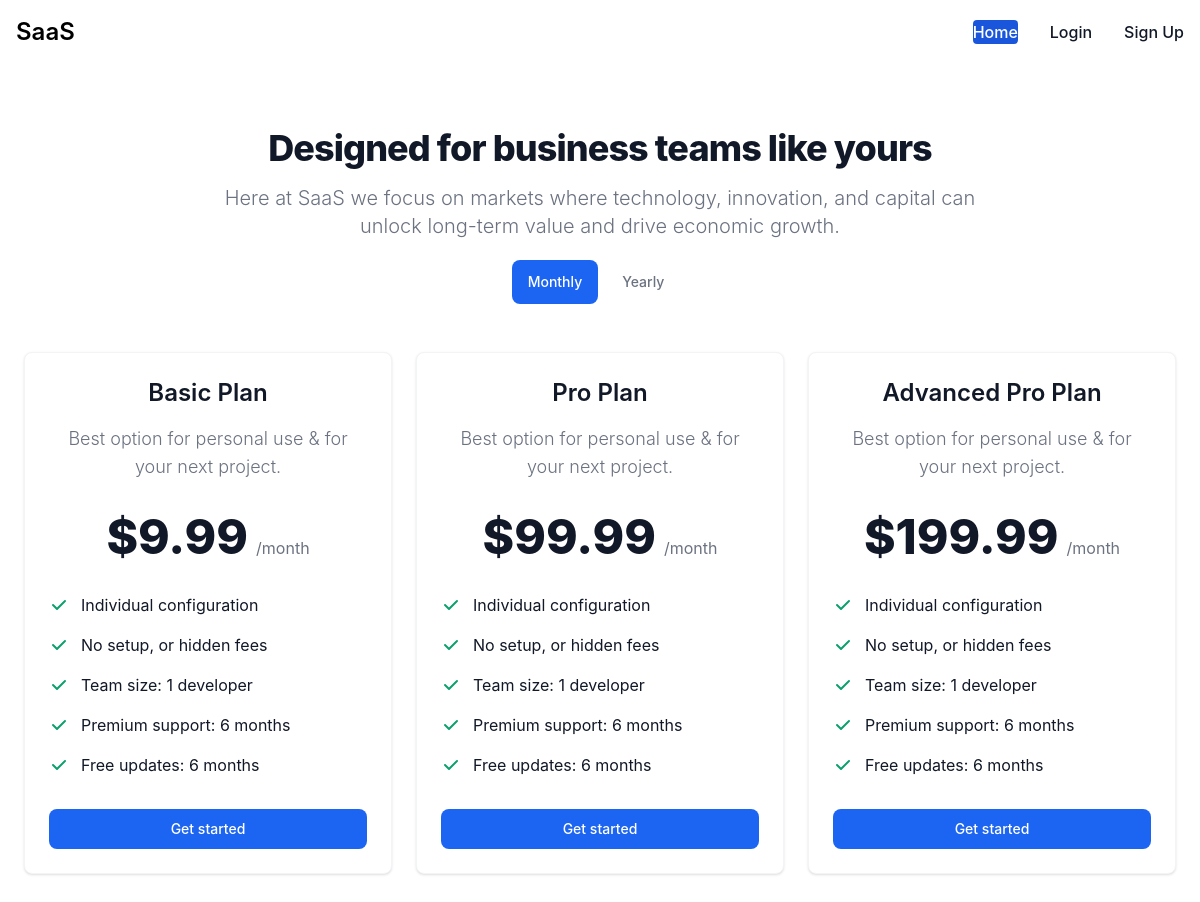
The page /pricing/ on the database its author committed.
### subscriptions/models.py (models this page shows, shortened)
class SubscriptionPrice(models.Model):
    class IntervalChoices(models.TextChoices):
        MONTHLY = "month", "Monthly"
        YEARLY = "year", "Yearly"
    subscription = models.ForeignKey(Subscription, on_delete=models.SET_NULL, null=True)
    stripe_id = models.CharField(max_length=120, blank=True, null=True)
    interval = models.CharField(max_length=120,
                                default= IntervalChoices.MONTHLY,
                                choices=IntervalChoices.choices
                            )
    price = models.DecimalField(decimal_places=2, max_digits=10, default=99.99)
    order = models.IntegerField(default=-1, help_text="Ordering on Django pricing page")
    featured = models.BooleanField(default=True, help_text="Featured on Django pricing page")
    updated = models.DateTimeField(auto_now=True)
    timestamp = models.DateTimeField(auto_now_add=True)
    class Meta:
        ordering = ["subscription__order", "order", "featured", "-updated"]
    def get_checkout_url(self):
        return reverse("sub-price-checkout", kwargs={"price_id": self.id})
    @property
    def display_features_list(self):
        if not self.subscription:
            return []
        return self.subscription.get_features_as_list()
    @property
    def display_sub_name(self):
        if not self.subscription:
            return "Plan"
        return self.subscription.name
    @property
    def display_sub_subtitle(self):
        if not self.subscription:
            return "Plan"
        return self.subscription.subtitle

class Subscription(models.Model):
    name = models.CharField(max_length=120)
    subtitle = models.TextField(blank=True, null=True)
    active = models.BooleanField(default=True)
    groups = models.ManyToManyField(Group)
    permissions = models.ManyToManyField(Permission,
    limit_choices_to={"content_type__app_label": "subscriptions", "codename__in": [x[0]for x in SUBSCRIPTION_PERMISSIONS]})
    stripe_id = models.CharField(max_length=120, blank=True, null=True)
    order = models.IntegerField(default=-1, help_text="Ordering on Django pricing page")
    featured = models.BooleanField(default=True, help_text="Featured on Django pricing page")
    updated = models.DateTimeField(auto_now=True)
    timestamp = models.DateTimeField(auto_now_add=True)
    features = models.TextField(help_text="Features for pricing, seperated by new line", blank=True, null=True)
    class Meta:
        ordering = ["order", "featured", "-updated"]
        permissions = SUBSCRIPTION_PERMISSIONS
    def get_features_as_list(self):
        if not self.features:
            return []
        return [x.strip() for x in self.features.split("\n")]

### subscriptions/views.py (the view)
# urls.py: path('pricing/', subscription_views.subscription_price_view, name='pricing'),
def subscription_price_view(request, interval="month"):
    qs = SubscriptionPrice.objects.filter(featured=True)
    inv_mo = SubscriptionPrice.IntervalChoices.MONTHLY
    inv_yr = SubscriptionPrice.IntervalChoices.YEARLY
    object_list = qs.filter(interval = inv_mo)
    url_path_name = "pricing_interval"
    mo_url = reverse(url_path_name, kwargs={"interval": inv_mo})
    yr_url = reverse(url_path_name, kwargs={"interval": inv_yr})
    active = inv_mo
    if interval == inv_yr:
        active = inv_yr
        object_list = qs.filter(interval = inv_yr)
    return render(request, "subscriptions/pricing.html", {
        "object_list": object_list,
        "mo_url": mo_url,
        "yr_url": yr_url,
        "active": active,
    })

### templates/subscriptions/pricing.html
{% extends 'base.html' %}
{% block content %}
<section class="bg-white dark:bg-gray-900">
    <div class="py-8 px-4 mx-auto max-w-screen-xl lg:py-16 lg:px-6">
        <div class="mx-auto max-w-screen-md text-center mb-8 lg:mb-12">
            <h2 class="mb-4 text-4xl tracking-tight font-extrabold text-gray-900 dark:text-white">Designed for business teams like yours</h2>
            <p class="mb-5 font-light text-gray-500 sm:text-xl dark:text-gray-400">Here at SaaS we focus on markets where technology, innovation, and capital can unlock long-term value and drive economic growth.</p>
            <div class="flex justify-center">
                <ul class="flex flex-wrap text-sm font-medium text-center text-gray-500 dark:text-gray-400">
                    <li class="me-2">
                        <a href="{{ mo_url }}" class="{% if active == 'month' %} inline-block px-4 py-3 text-white bg-blue-600 rounded-lg active {% else %} inline-block px-4 py-3 rounded-lg hover:text-gray-900 hover:bg-gray-100 dark:hover:bg-gray-800 dark:hover:text-white{% endif %}" aria-current="page">Monthly</a>
                    </li>
                    <li class="me-2">
                        <a href="{{ yr_url }}"  class="{% if active == 'year' %} inline-block px-4 py-3 text-white bg-blue-600 rounded-lg active {% else %}inline-block px-4 py-3 rounded-lg hover:text-gray-900 hover:bg-gray-100 dark:hover:bg-gray-800 dark:hover:text-white{% endif %}">Yearly</a>
                    </li>
                </ul>
            </div>
        </div>
        <div class="space-y-8 md:space-y-0 lg:grid lg:grid-cols-3 sm:gap-6 xl:gap-10 lg:space-y-0">
            {% for price_obj in object_list %}
                {% include 'subscriptions/snippet/pricing-card.html' with object=price_obj %}
            {% endfor %}
        </div>
    </div>
  </section>
{% endblock %}

### templates/subscriptions/snippet/pricing-card.html (shortened to what this page needs)
<div class="flex flex-col p-6 mx-auto max-w-lg text-center text-gray-900 bg-white rounded-lg border border-gray-100 shadow dark:border-gray-600 xl:p-8 dark:bg-gray-800 dark:text-white">
    <h3 class="mb-4 text-2xl font-semibold">{{ object.display_sub_name }}</h3>
    {% if object.display_sub_subtitle %}
    <p class="font-light text-gray-500 sm:text-lg dark:text-gray-400">{{object.display_sub_subtitle}}</p>
    {% endif %}
    <div class="flex justify-center items-baseline my-8">
        <span class="mr-2 text-5xl font-extrabold">${{object.price}}</span>
        <span class="text-gray-500 dark:text-gray-400">/{{object.interval}}</span>
    </div>
    <ul role="list" class="mb-8 space-y-4 text-left">
        {% for features in  object.display_features_list %}
        <li class="flex items-center space-x-3">
            <span>{{ features }}</span>
        </li>
        {% endfor %}
    </ul>
    <a href="{{ object.get_checkout_url }}" class="text-white bg-blue-600 hover:bg-blue-700 focus:ring-4 focus:ring-blue-200 font-medium rounded-lg text-sm px-5 py-2.5 text-center dark:text-white  dark:focus:ring-blue-900">Get started</a>
</div>

### rows shown on the page
SubscriptionPrice: display_sub_name "Basic Plan", display_sub_subtitle "Best option for personal use & for your next project.", price "9.99", interval "month", display_features_list "Individual configuration" "No setup, or hidden fees" "Team size: 1 developer" "Premium support: 6 months" "Free updates: 6 months"
SubscriptionPrice: display_sub_name "Pro Plan", display_sub_subtitle "Best option for personal use & for your next project.", price "99.99", interval "month", display_features_list "Individual configuration" "No setup, or hidden fees" "Team size: 1 developer" "Premium support: 6 months" "Free updates: 6 months"
SubscriptionPrice: display_sub_name "Advanced Pro Plan", display_sub_subtitle "Best option for personal use & for your next project.", price "199.99", interval "month", display_features_list "Individual configuration" "No setup, or hidden fees" "Team size: 1 developer" "Premium support: 6 months" "Free updates: 6 months"
